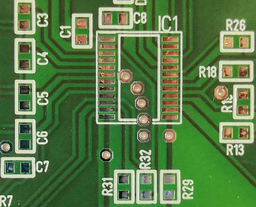
#> input picture pics/original/PCB/BMS_TOP3.bmp, 256 x 207 px, shrunk from 1064 x 859 before the run, found by its file name
$ python pcbDetect.py
#> lines starting #> are read from the running program, lines starting #| are printed output that depends on the picture
### src/common.py
from email.errors import BoundaryError
from PIL import Image
import cv2
import os
import numpy as np
import logging
import time
import matplotlib.pyplot as plt
from scipy import signal

#*
#?
#todo
#+
#//
#!!


# [4 lines left out: function fun, not called in this run]

def loadImage(imgFileName):

#> called with imgFileName = '\\PCB\\BMS_TOP3.bmp'
    currentPath = os.getcwd()

    #* Use \\ instead \
    imagePath = currentPath +  "\\pics\\original\\" + imgFileName

    print(imagePath)

    #* Could also use the cv2 function instead
    try:
        original_image = plt.imread(imagePath, plt.gray)
#> original_image is the input picture: shape (207, 256, 3); mean R, G, B 91.2, 124.5, 73.4
        if len(original_image.shape) == 3:
            original_image = cv2.imread(imagePath, cv2.IMREAD_GRAYSCALE)
#> original_image: shape (207, 256); min 0, max 253, mean 108.7
    except:
        original_image = cv2.imread(imagePath, cv2.IMREAD_GRAYSCALE)

    return original_image

# [37 lines left out: function imgPadding, not called in this run]

def convolution2D(image, kernel, convMethod):
    """ This is the common function for doing convolution 2D.

    Args:
        image (_intMatrix_):        Image Matrix
        kernel (_floatMatrix_):     Filter kernel
        convMethod (_int_):         0 for doing conv with own func
                                    1 for doing conv with python built in lib

    Returns:
        resultImg (_intMatrix_):    The new image after convolution
    """
    if convMethod == 0:
        image = imgPadding(image, kernel)
    else:
        pass
    #* Get Size of image and kernel
    imgSizeX, imgSizeY = image.shape
    kernelSizeX, kernelSizeY = kernel.shape


    """#* Check if both are square
    if imgSizeX == imgSizeY:
        imgSize = imgSizeX
    else:
        logging.warning("imgSizeX != imgSizeY")"""

    # [4 lines of commented-out code are left out]

    resultSizeX = imgSizeX - kernelSizeX + 1
    resultSizeY = imgSizeY - kernelSizeY + 1

    #* Create result Image
    resultImage = np.zeros((resultSizeX,resultSizeY))

    if convMethod == 0:
        for j in range(0, resultSizeY):
            for i in range(0, resultSizeX):
                resultImage[i][j] = np.sum(image[i:i+kernelSizeX, j:j+kernelSizeY] * kernel)

    elif convMethod == 1:
        resultImage = signal.convolve2d(image, kernel, boundary='symm', mode='same')

    elif convMethod == 2:
        for j in range(0, resultSizeY):
            for i in range(0, resultSizeX):
                resultImage = np.fft.irfft(np.dot(np.fft.rfft2(image[i:i+kernelSizeX, j:j+kernelSizeY]) * np.fft.rfft2(kernel)))

    else:
        print("Convolution Method not valid")

    #* change data format
    #resultImage = resultImage.astype(np.uint8)

    return resultImage

def stopwatchStart():
    start = time.time()
    return start

# [4 lines left out: function stopwatchStop, not called in this run]

# [3 lines that do not run on import are left out]

### src/MedianFilter.py
import common as CO
import numpy as np


def medianFilter(image, kernelSize, convMethod=1):
#> called with kernelSize = 7, convMethod = 1
    imgRows, imgCols = image.shape
#> imgRows = 207; imgCols = 256

    extentionRows = int((kernelSize-1)/2)
    extentionCols = extentionRows
    newImg = np.zeros(image.shape)
    image = np.pad(image, [(extentionRows, ),(extentionCols, )], mode='constant', constant_values=0)
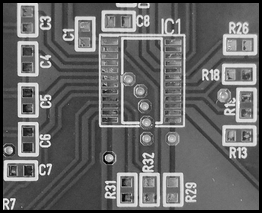
#> image: shape (213, 262); min 0, max 253, mean 103.2


    for r in range(0, imgRows):
        for c in range(0, imgCols):
            medianValue = np.median(image[r:r+kernelSize, c:c+kernelSize])
            newImg[r,c] = medianValue
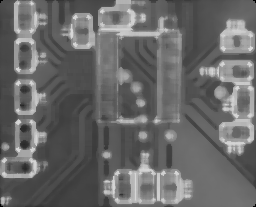
#> newImg: shape (207, 256) float64; min 0, max 217, mean 105.1

    return newImg


# [2 lines that do not run on import are left out]

### src/GaussFilter.py
import math
import matplotlib.pyplot as plt
import numpy as np
import common as CO
import logging
import cv2

def creatGaussKernel(kernelSize, sigma):

    gaussKernel = np.zeros((kernelSize, kernelSize))

    kernelHalfSize = int(kernelSize/2)

    xArray = np.linspace(-kernelHalfSize, kernelHalfSize, kernelSize)
    yArray = np.linspace(-kernelHalfSize, kernelHalfSize, kernelSize)
    XX,YY = np.meshgrid(xArray, yArray)

    #creat kernel with the coordinats from kernelSize
    gaussKernel = (1/(2*math.pi*sigma**2)) * np.exp( (-1) * ((XX**2 + YY**2) / (2 * sigma**2)) )

    #* plot the kernel
    """plt.imshow(gaussKernel, interpolation='none', cmap='gray')
    plt.show()"""


    # [13 lines of commented-out code are left out]


    return gaussKernel

def gaussFilter(originalImg, kernelSize, sigma, convMethod=0):

    gaussKernel = creatGaussKernel(kernelSize, sigma)

    resultImg = CO.convolution2D(originalImg, gaussKernel, convMethod)

    gaussKernel = gaussKernel
    resultImg = resultImg.astype(np.uint8)

    return gaussKernel, resultImg

# [19 lines that do not run on import are left out]


### src/Threshold.py
import numpy as np

def threshold(img, upperThreshold, lowerThreshold, thMethod=1):
    numRows, numCols = img.shape
    imgThreshold = img.copy()

    #* Pixelvalue >= Threshold -> 255
    #* Pixelvalue = Pixelvalue
    if thMethod == 1:
        for r in range(0, numRows):
            for c in range(0, numCols):
                if img[r,c] > upperThreshold:
                    imgThreshold[r, c] = 255
                else:
                    continue

    #* Binary Threshold
    elif thMethod == 2:
        imgThreshold = np.zeros(img.shape)
        row_max, col_max = np.where(img > upperThreshold)
        imgThreshold[row_max, col_max] = 255


    #* Pixelvalue < lowerThreshold -> 0
    #* Pixelvalue = Pixelvalue
    elif thMethod == 3:

        row_max, col_max = np.where(img < lowerThreshold)
        imgThreshold[row_max, col_max] = 0

    #* Inside Threshold
    elif thMethod == 4:
        row_max, col_max = np.where(img <= lowerThreshold)
        imgThreshold[row_max, col_max] = 0
        row_max, col_max = np.where(img >= upperThreshold)
        imgThreshold[row_max, col_max] = 0

    #* Outside Threshold
    elif thMethod == 5:
        row_max, col_max = np.where(img <= lowerThreshold)
        imgThreshold[row_max, col_max] = 0
        row_max, col_max = np.where(img >= upperThreshold)
        imgThreshold[row_max, col_max] = 0
        imgThreshold = img - imgThreshold


    return imgThreshold

### src/SobelFilter.py
import math
import matplotlib.pyplot as plt
import numpy as np
import common as CO

def creatSobelKernel(kernelSize):
    #todo: Generate the kernel automaticlly
    kernelY = []
    kernelX = []

    if kernelSize == 3:
        kernelX = np.array([[1, 0, -1],
                                [2, 0, -2],
                                [1, 0, -1]])
        kernelY = np.array([[1, 2, 1],
                                [0, 0, 0],
                                [-1, -2, -1]])
    if kernelSize == 5 :
        kernelX = np.array([[-1, -2, 0, 2, 1],
                                [-4, -8, 0, 8, 4],
                                [-6, -12, 0, 12, 6],
                                [-4, -8, 0, 8, 4],
                                [-1, -2, 0, 2, 1]])

        kernelY = np.array([[-1, -4, -6, -4, -1],
                                [-2, -8, -12, -8, -2],
                                [0, 0, 0, 0, 0],
                                [2, 8, 12, 8, 2],
                                [1, 4, 6, 4, 1]])


    #ernel_dict = {"SOBEL_X": kernelX, "SOBEL_Y": kernelY}

    return kernelX, kernelY

def sobelFilter(originalImg, kernelSize, convMethod=0):

    sobelKernelX, sobelKernelY = creatSobelKernel(kernelSize)

    Gx = CO.convolution2D(originalImg, sobelKernelX, convMethod)
    Gy = CO.convolution2D(originalImg, sobelKernelY, convMethod)

    resultImg = (Gx**2 + Gy**2)**0.5

    resultImg = resultImg.astype(np.uint8)

    return Gx, Gy, resultImg


# [3 lines that do not run on import are left out]

### src/CannyFilter.py
import common as CO
import GaussFilter as GAUSF
import SobelFilter as SOBF
import matplotlib.pyplot as plt
import numpy as np

#* This canny filter was implemented with this website as tutorial:
#* https://pyimagesearch.com/2021/05/12/opencv-edge-detection-cv2-canny/
#* https://towardsdatascience.com/canny-edge-detection-step-by-step-in-python-computer-vision-b49c3a2d8123

def nearestQuarter(ang):
    # round the angle to a quarter
    return (0.5*np.pi) * (np.round(ang / (0.5*np.pi)))

def roundAngle(sobelPixelAngle):

    angleMatrixRows, angleMatrixCols = sobelPixelAngle.shape
    pixelAngleRounded = np.zeros(sobelPixelAngle.shape)
    #* Go through each pixel and round the angle value
    for r in range (angleMatrixRows):
        for c in range (angleMatrixCols):
            pixelAngleRounded[r, c] = nearestQuarter(sobelPixelAngle[r, c])

    return pixelAngleRounded

def nonMaximaSuppression(edgeGradient, pixelAngleRounded):
    #* Set the direction Value
    TOP = 0.5*np.pi
    RIGHT1 = np.pi
    RIGHT2 = -np.pi
    BOTTOM = -0.5*np.pi
    LEFT = 0

    numRows, numCols = edgeGradient.shape

    newEdgeGradient = np.zeros(edgeGradient.shape)

    #* Because of NMS, the value in a 3x3 matrix will be searched.
    #* Beginns with 1 and ends with numCols-1

    for r in range(1, numRows-1):
        for c in range(1, numCols-1):

            #* get the central pixel Angle
            centralPixelAngle = pixelAngleRounded[r,c]

            #* check the angle direction of central pixel

            if  centralPixelAngle in (TOP, BOTTOM):
                #* compare the central gradient value with TOP and BOTTOM
                neighborPixelA = edgeGradient[r+1, c]
                neighborPixelB = edgeGradient[r-1, c]

            elif centralPixelAngle in (LEFT, RIGHT1, RIGHT2):
                #* compare the cantral gradient value with LEFT and RIGHT
                neighborPixelA = edgeGradient[r,c+1]
                neighborPixelB = edgeGradient[r,c-1]

            else:
                return -1

            #* If the central gradient larger than others in the direction, then consider this. Else equals 0
            if edgeGradient[r,c] > neighborPixelA and edgeGradient[r,c] > neighborPixelB:
                newEdgeGradient[r,c] = edgeGradient[r,c]

    return newEdgeGradient

def cannyThreshold(edgeGradient, thUpper, thLower):


    numRows, numCols = edgeGradient.shape
    newEdgeGradient = np.zeros(edgeGradient.shape)
    #* go throught every pixel in the edgeGardient
    for r in range (0, numRows):
        for c in range (0, numCols):

            #* Get the central pixel value
            centralPixelValue = edgeGradient[r, c]
            if centralPixelValue >= thUpper:
                #* Value above threshold upper -> take it as a edge
                centralPixelValue = 255
            elif centralPixelValue <= thLower:
                #* Value under threshold lower -> discard it
                centralPixelValue = 0
            else:
                centralPixelValue = 0
                #* Value between threshold upper and lower -> take it and check connectivity
                pass

            #* Set the pixel value
            newEdgeGradient[r,c] = centralPixelValue

    #* Check if this pixel connects to a edge
    for r in range(numRows-2):
        for c in range(numCols-2):
            #* Get the 3x3 submatrix surrounding
            subEdgeGradient = newEdgeGradient[r:r+3, c:c+3]
            #* Get the central pixel value
            centralPixelValue = subEdgeGradient[1,1]

            if  centralPixelValue < thUpper and centralPixelValue > thLower:
                #* only consider the value that between threshold
                connectedToEdge = False
                for index, pixelValue in np.ndenumerate(subEdgeGradient) :
                    if pixelValue >= thUpper:
                        #* Check if there is any pixel value larger than threshold upper
                        #* but this pixel is not the central pixel
                        connectedToEdge = True
                        break
                    else:
                        continue

                if not connectedToEdge:
                    subEdgeGradient[1, 1] = 0

                else:
                    subEdgeGradient[1, 1] = 255

                #* Change value of edgeGradient
                newEdgeGradient[r:r+3, c:c+3] = subEdgeGradient
            else:
                continue
    #* Uncomment this to see the result of hysteresis Thresholding
    """plt.subplot(131),plt.imshow(edgeGradient, cmap = 'gray')
    plt.title('oldEdgeGradient'), plt.xticks([]), plt.yticks([])

    plt.subplot(133),plt.imshow(newEdgeGradient, cmap = 'gray')
    plt.title('EndEdgeGradient'), plt.xticks([]), plt.yticks([])
    plt.show()"""


    return newEdgeGradient

def cannyFilter(inputImg, sigma, upperThreshold, lowerThreshold, sobelKernelSize = 3, convMethod = 1 ):
    GAUSKERNELSIZE = 3

    #* Step 1: Noise Reduction with gauss filter by 5x5 Kernel
    gaussKernel, imgGaussFiltered = GAUSF.gaussFilter(inputImg, GAUSKERNELSIZE, sigma, convMethod)

    #* Step 2.1: Finding Intensity Gradient of the image by using sobel filer
    #* Sobel-Kernel size is by default: 3
    sobelKernelX, sobelKernelY = SOBF.creatSobelKernel(sobelKernelSize)
    Gx = CO.convolution2D(imgGaussFiltered, sobelKernelX, convMethod)
    Gy = CO.convolution2D(imgGaussFiltered, sobelKernelY, convMethod)
    EdgeGradient = (Gx ** 2 + Gy ** 2) ** 0.5

    #* Uncomment to see the result of sobel filter
    """plt.subplot(221),plt.imshow(imgGaussFiltered,cmap = 'gray')
    plt.title('imgGaussFiltered'), plt.xticks([]), plt.yticks([])
    plt.subplot(222),plt.imshow(Gx,cmap = 'gray')
    plt.title('Gx'), plt.xticks([]), plt.yticks([])
    plt.subplot(223),plt.imshow(Gy,cmap = 'gray')
    plt.title('Gy'), plt.xticks([]), plt.yticks([])
    plt.subplot(224),plt.imshow(EdgeGradient,cmap = 'gray')
    plt.title('EdgeGradient'), plt.xticks([]), plt.yticks([])
    plt.show()"""

    #* Step 2.2: Calculate Angle of each pixel
    pixelAngle = np.arctan2(Gy, Gx)


    #* Step 2.3: Round all angles to a quater of a circle
    #* LEFT     -> rad:0, degree:0
    #* TOP      -> rad:1.57, degree:90
    #* BOTTOM   -> rad:-1.57, degree:-90
    #* RIGHT    -> rad:3.14 or -3.14, degree:180 or -180
    pixelAngleRounded = roundAngle(pixelAngle)

    #* Step 3: Application of Non-maxima suppression
    newEdgeGradient = nonMaximaSuppression(EdgeGradient, pixelAngleRounded)

    #* Uncomment these to see the result of non Maxima Suppression
    """plt.subplot(221),plt.imshow(pixelAngle, cmap = 'gray')
    plt.title('pixelAngle'), plt.xticks([]), plt.yticks([])
    plt.subplot(222),plt.imshow(pixelAngleRounded, cmap = 'gray')
    plt.title('pixelAngleRounded'), plt.xticks([]), plt.yticks([])
    plt.subplot(223),plt.imshow(EdgeGradient, cmap = 'gray')
    plt.title('EdgeGradient'), plt.xticks([]), plt.yticks([])
    plt.subplot(224),plt.imshow(newEdgeGradient, cmap = 'gray')
    plt.title('newEdgeGradient'), plt.xticks([]), plt.yticks([])
    plt.show()"""

    #* Step 4: hysteresis Thresholding
    EdgeGradient = np.uint8(cannyThreshold(newEdgeGradient, upperThreshold, lowerThreshold))
    return EdgeGradient


# [2 lines that do not run on import are left out]


### src/pcbDetect.py
import common as CO
import GaussFilter as GAUSF
import SobelFilter as SOF
import CannyFilter as CANF
import matplotlib.pyplot as plt
import sys
import logging
import cv2
import PointOperator as POP
import Illuminate as IL
import Threshold as TH
import MedianFilter as MF
import os

#############################################
#                                           #
#                 Constants                 #
#                                           #
#############################################
def constant(f):
    """ Definetion of constants in this Python-Script.
        If you try to change the constants, it will show error.
    Args:
        f (_type_): _description_
    """
    def fset(self, value):
            raise TypeError
    def fget(self):
            return f()
    return property(fget, fset)

class _CONVCONST(object):
    @constant
    def CONVMETHOD():
        return 1

class _GAUSSFILCONST(object):
    """ Constants for using gauss filter
    Returns:
        _int_: kernelsize, sigma
    """
    @constant
    def SIGMA():
        #9.3
        #0.93
        #1
        return 1
    @constant
    def KERNELSIZE():
        return 5

class _SOBELFILCONST(object):
    """ Constants for using sobel filter
    Returns:
        _int_: kernelsize
    """
    @constant
    def KERNELSIZE():
        return 3

class _PATHCONST(object):
    @constant
    def IMGINPUT():
        return '\\PCB\\BMS_TOP3.bmp'
#############################################
#                                           #
#              End of Constants             #
#                                           #
#############################################


if __name__ == "__main__":
    GAUSSFCONST = _GAUSSFILCONST()
    SOFCONST = _SOBELFILCONST()
    CONVCONST = _CONVCONST()
    PATHCONST = _PATHCONST()
    #

    originalImg = CO.loadImage(PATHCONST.IMGINPUT)
    #originalImg = POP.imageLighter(originalImg, 1)
    os.chdir(r"C:\Users\75639\OneDrive\BHT\2. Se\Bildverarbeitung\Computer-Vision\pics\python")

    #kontrassImg = POP.imageKontrass(originalImg, 2)

    #kontrassImg = IL.Illuminate(originalImg, 5, 0.8)

    #!! LowPass Median-Filter
    medianImg = MF.medianFilter(originalImg, 7, CONVCONST.CONVMETHOD)
    plt.subplot(121),plt.imshow(originalImg, cmap = 'gray')
    plt.title('Original Image'), plt.xticks([]), plt.yticks([])
    plt.subplot(122),plt.imshow(medianImg, cmap = 'gray')
    plt.title('Median Filtered Image'), plt.xticks([]), plt.yticks([])
    plt.show()


    #!! High Pass - Threshold->Sobel und Canny
    gaKernel, gaImg = GAUSF.gaussFilter(originalImg , GAUSSFCONST.KERNELSIZE, GAUSSFCONST.SIGMA, CONVCONST.CONVMETHOD)
#> in convolution2D, `resultImage = signal.convolve2d(image, kernel, boundary='symm', mode='..`:
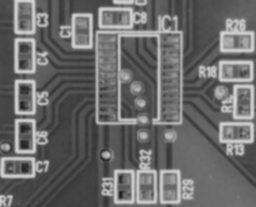
#> resultImage: shape (207, 256) float64; min 27.42, max 218.4, mean 106.7
#> gaKernel = [[0.00292, 0.0131, 0.0215, 0.0131, 0.00292], [0.0131, 0.0585, 0.0965, 0.0585, 0.0131], [0.0215, 0.0965, 0.159, 0.0965, 0.0215], [0.0131, 0.0585, 0.0965, 0.0585, 0.0131], [0.00292, 0.0131, 0.0215, 0.0131, 0.00292]]
    plt.imshow(gaImg , cmap = 'gray')
    plt.show()
    imgThreshold = TH.threshold(gaImg, 200, 50, 2)
#> in threshold, `row_max, col_max = np.where(img > upperThreshold)`: row_max = 1266 values from 0 to 202; col_max = 1266 values, max 252 at index 325, min 0 at index 1237, mean 124.9
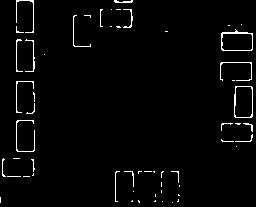
#> imgThreshold: shape (207, 256) float64; 2.4% white in thin lines or dots
    plt.imshow(imgThreshold, cmap = 'gray')
    plt.show()

    sobelGx, sobelGy, sobelImg = SOF.sobelFilter(imgThreshold, SOFCONST.KERNELSIZE, CONVCONST.CONVMETHOD)

    cannyImg = CANF.cannyFilter(imgThreshold, 5, 3, GAUSSFCONST.SIGMA, SOFCONST.KERNELSIZE, CONVCONST.CONVMETHOD)
#> call 4 of convolution2D, with kernel = array of shape (3, 3), convMethod = 1
#> in convolution2D (call 4), `resultImage = signal.convolve2d(image, kernel, boundary='symm', mode='..`:
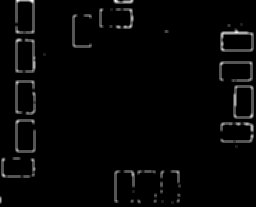
#> resultImage: shape (207, 256) float64; min 0, max 14.23, mean 0.34; drawn with min black and max white
#> in cannyFilter, `gaussKernel, imgGaussFiltered = GAUSF.gaussFilter(inputImg, GAUSKERNEL..`: gaussKernel = [[0.00612, 0.00624, 0.00612], [0.00624, 0.00637, 0.00624], [0.00612, 0.00624, 0.00612]]
#> in cannyFilter, `pixelAngle = np.arctan2(Gy, Gx)`:
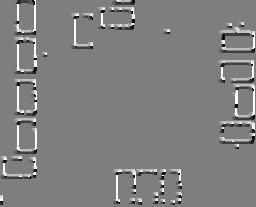
#> pixelAngle: shape (207, 256) float64; min -3.1, max 3.14, mean 0.0393; drawn with min black and max white
#> after the loop in cannyThreshold, `for r in range (0, numRows):`:
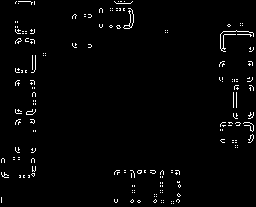
#> newEdgeGradient: shape (207, 256) float64; 2.1% white in thin lines or dots
#> in cannyFilter, `EdgeGradient = np.uint8(cannyThreshold(newEdgeGradient, upperThreshold..`: EdgeGradient: shape (207, 256); 2.1% white in thin lines or dots
    """cv2.imwrite("Original.png", originalImg)
    cv2.imwrite("ThresholdImg.png", imgThreshold)
    cv2.imwrite("Sobel_PCB.png", sobelImg)
    cv2.imwrite("Canny_PCB.png", cannyImg)
"""
    plt.subplot(221),plt.imshow(originalImg, cmap = 'gray')
    plt.title('Original Image'), plt.xticks([]), plt.yticks([])
    plt.subplot(222),plt.imshow(imgThreshold, cmap = 'gray')
    plt.title('Thresholded Image'), plt.xticks([]), plt.yticks([])
    plt.subplot(223),plt.imshow(sobelImg, cmap = 'gray')
    plt.title('Sobel Filtered Image'), plt.xticks([]), plt.yticks([])
    plt.subplot(224),plt.imshow(cannyImg, cmap = 'gray')
    plt.title('Canny Filtered Image'), plt.xticks([]), plt.yticks([])
    plt.show()
